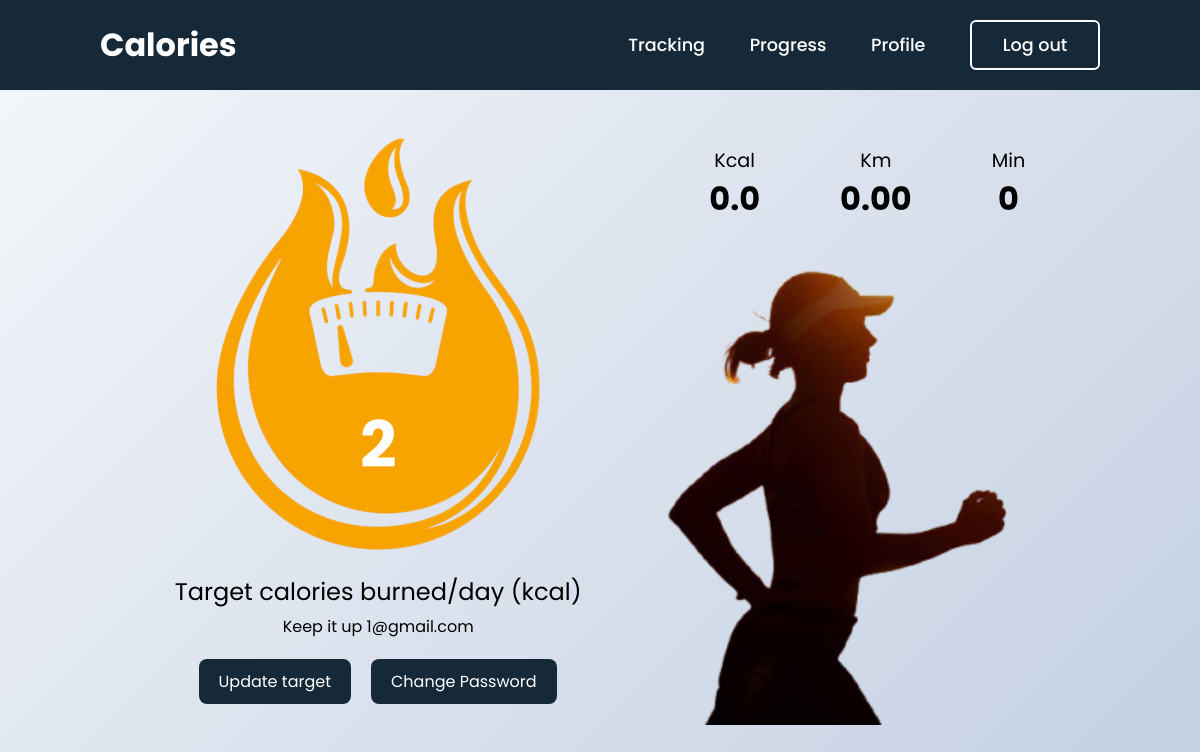
/profile (signed in), run on an earlier commit of the app's database.
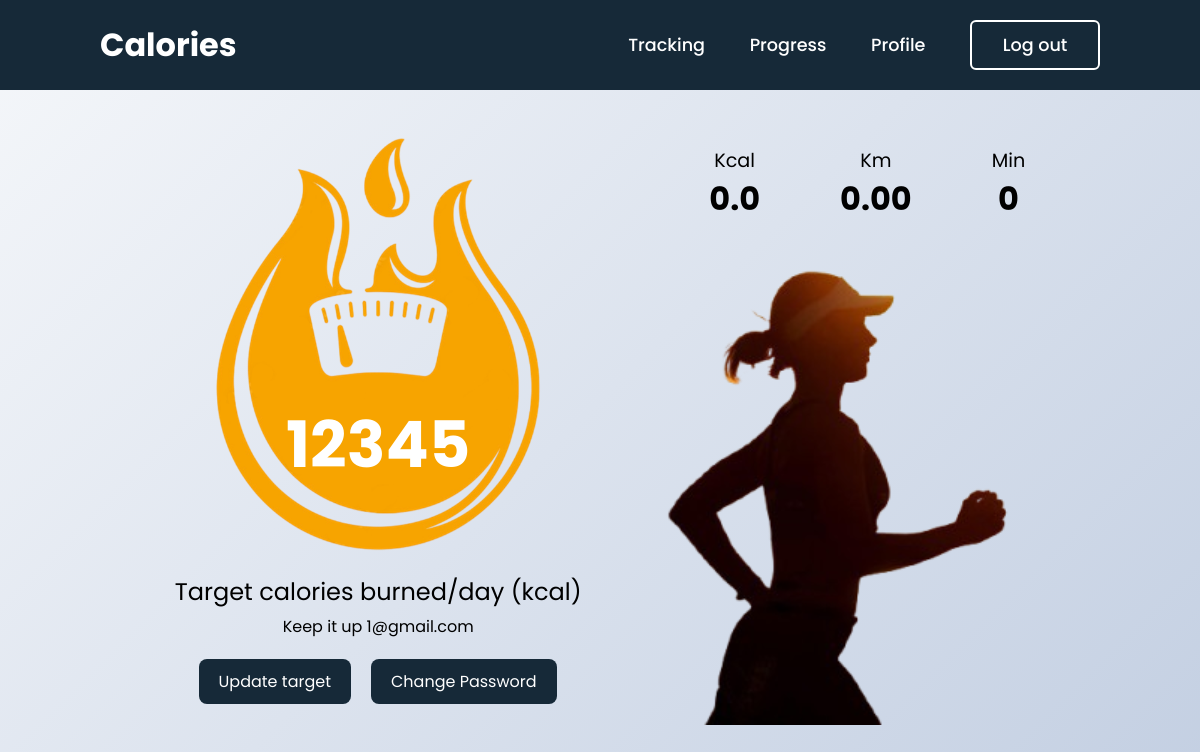
And on a later commit of the database.
### tables this page shows
CREATE TABLE "users" (
	"id"	INTEGER,
	"email"	TEXT NOT NULL UNIQUE,
	"password"	TEXT NOT NULL,
	"targetCaloriesburned"	INTEGER,
	"caloriesCurrentday"	INTEGER,
	"congratsShownDate"	TEXT,
	"numberOfDays"	INTEGER,
	"last_day_incremented"	TEXT,
	PRIMARY KEY("id")
);

### app.py (the view)
@app.route('/profile')
def profile_page():
    if 'user_id' in session:
        user_id = session['user_id']
        user_data = get_user_info(user_id)
        if user_data:
            return render_template('profile.html', user=user_data)
        else:
            return render_template('profile.html', error="Could not load profile information.")
    else:
        return redirect('/login')

### app.py (called while the page is built)
def get_db():
    conn = sqlite3.connect(DATABASE)
    conn.row_factory = sqlite3.Row
    return conn

def get_user_info(user_id):
    db = get_db()
    cursor = db.cursor()
    cursor.execute("SELECT email, targetCaloriesburned AS goal FROM users WHERE id = ?", (user_id,))
    user = cursor.fetchone()
    db.close()
    if user:
        return dict(user)
    else:
        return None

### templates/profile.html (shortened to what this page needs)
<!DOCTYPE html>
<html lang="en">
<head>
    <link rel="stylesheet" href="{{ url_for('static', filename='css/profile.css') }}">
</head>
<body>
    <header>
        <h2 class = "logo"> Calories </h2>
        <nav class = "navigation">
            <a href = "{{ url_for('tracking_page') }}"> Tracking </a>
            <a href = "{{ url_for('progress_page') }}"> Progress </a>
            <a href = "{{ url_for('profile_page') }}"> Profile </a>
            <button class="btnLogin-popup"> Log out </button>
        </nav>
    </header>
    <div class="main-content">
        <div class="profile-section" id="profileSection">
            <div class="left-section">
                <div class="calorie-icon">
                    <img src="{{ url_for('static', filename='img/fire_icon.png') }}" alt="Fire icon">
                    <div class="calorie-number" id="currentBurnedCalories">{{ user.goal }}</div>
                </div>
                <div class="target-info">
                    <div class="target-text">Target calories burned/day (kcal)</div>
                    <div class="email-text">Keep it up {{ user.email }}</div>
                    <div class="bottom-button">
                        <button class="button" onclick="showUpdateTarget()">Update target</button>
                        <button class="button" onclick="showChangePasswordModal()">Change Password</button>
                    </div>
                </div>
            </div>
            <div class="right-section">
                <div class="info-container">
                    <div class="info-box">
                        <div>Kcal</div>
                        <strong id="totalKcal">0.0</strong>
                    </div>
                    <div class="info-box">
                        <div>Km</div>
                        <strong id="totalKm">0.00</strong>
                    </div>
                    <div class="info-box">
                        <div>Min</div>
                        <strong id="totalMin">0</strong>
                    </div>
                </div>
                <img src="{{ url_for('static', filename='img/runner.png') }}" alt="Runner">
            </div>
        </div>
</body>
</html>

### static/css/profile.css (style rules this page uses)
* { margin: 0; padding: 0; box-sizing: border-box; font-family: 'Poppins', sans-serif; }
body { display: flex; justify-content: center; align-items: center; min-height: 100vh; background: linear-gradient(135deg, #f5f7fa, #c3cfe2); background-size: cover; background-position: center; }
header { position: fixed; top: 0; left: 0; width: 100%; padding: 20px 100px; background: #162938; display: flex; justify-content:space-between; align-items: center; z-index: 99; }
.logo { font-size: 2em; color: #fff; user-select: none; }
.navigation a { position: relative; font-size: 1.1em; color: #fff; text-decoration: none; font-weight: 500; margin-left: 40px; }
.navigation a::after { content: ''; position: absolute; left: 0; bottom: -6px; width: 100%; height: 3px; background: #fff; border-radius: 5px; transform-origin: right; transform: scaleX(0); transition: transform .5s; }
.navigation .btnLogin-popup { width: 130px; height: 50px; background: transparent; border: 2px solid #fff; outline: none; border-radius: 6px; cursor: pointer; font-size: 1.1em; color: #fff; font-weight: 500; margin-left: 40px; transition: .5s; }
.main-content { display: flex; justify-content: space-around; align-items: flex-start; width: 80%; margin: 80px auto 10px auto; padding: 20px; box-sizing: border-box; }
.profile-section { display: flex; justify-content: space-around; align-items: flex-start; width: 100%; box-sizing: border-box; }
.left-section { display: flex; flex-direction: column; align-items: center; text-align: center; }
.calorie-icon { position: relative; width: 350px; height: auto; margin-bottom: 0px; display: flex; justify-content: center; align-items: center; }
.calorie-icon img { display: block; width: 100%; height: auto; transform: translateY(-17px); }
.calorie-number { position: absolute; top: 70%; left: 50%; transform: translate(-50%, -50%); color: white; font-size: 4em; font-weight: bold; text-align: center; }
.target-info { margin-top: 1px; }
.target-text { font-size: 1.5em; margin-bottom: 5px; color: black; }
.email-text { font-size: 1em; color: black; margin-bottom: 15px; margin-top: 2px; }
.bottom-button { display: flex; gap: 20px; margin-top: 20px; justify-content: flex-end; margin-right: 25px; }
.button { background-color: #162938; color: white; border: none; padding: 10px 20px; border-radius: 8px; cursor: pointer; font-size: 1em; }
.right-section { display: flex; flex-direction: column; align-items: flex-end; }
.info-container { display: flex; gap: 80px; margin-bottom: 10px; justify-content: flex-end; }
.info-box { text-align: center; color: black; }
.info-box strong { font-size: 2em; color: black; }
.info-box div { font-size: 1.2em; color: black; }

What changed in the data, as far as the page shows it:
changed users "1@gmail.com": goal "2" → "12345"
